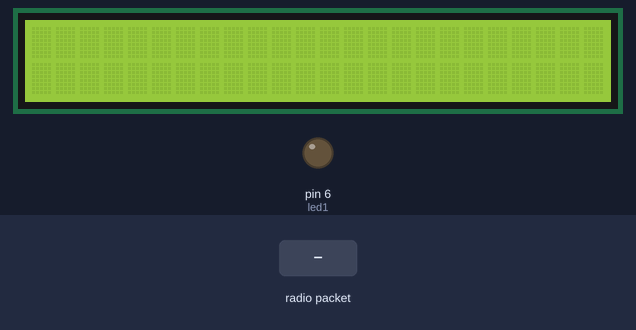
This program was run on a simulated Arduino Nano, built with avr-gcc and run on an emulated ATmega328P. Shown: 24×2 character LCD, output pins drawn as LEDs (lit = HIGH). The test bench sets the inputs (shaded band). No radio packets arrive unless stated.

Above: at 1.3 s.
1.4 s: radio packet "1" arrives
At 2.6 s:
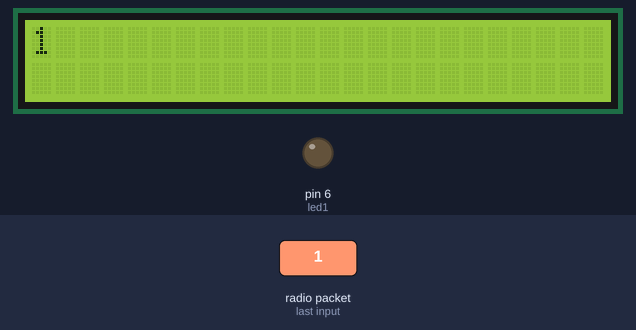
2.9 s: radio packet "0" arrives
At 4.0 s:
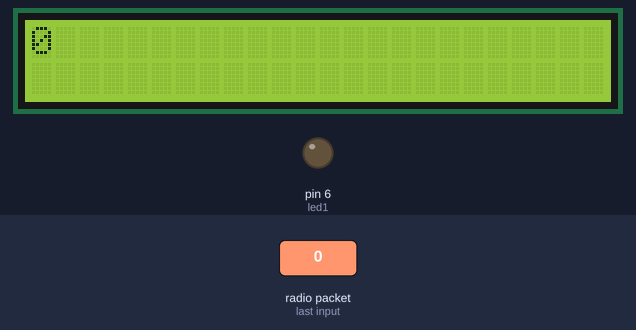
4.4 s: radio packet "2" arrives
At 5.2 s:
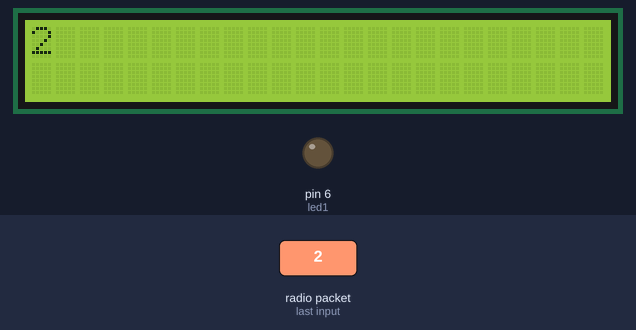
Timing chart, 0 to 7.4 s (numbered marks = the images above; inputs shaded):
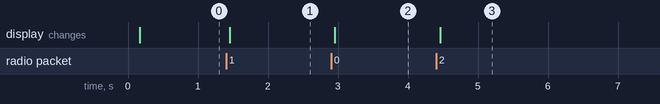

Measured:
- after the input at 1.4 s, the display: changes after 0.05 s (image 1)
- after the input at 2.9 s, the display: changes after 0.06 s (image 2)
- after the input at 4.4 s, the display: changes after 0.06 s (image 3)

The program:

main.cpp
```cpp
#include <SPI.h>
#include <nRF24L01.h>
#include <RF24.h>
#include <LiquidCrystal.h>

//led pins
#define led1 6

//display macros
#define NUM_PARTS 4
#define displayPower A5

//display
LiquidCrystal lcd(9,10, 5, 4, 3, 2);
//display refresh global vars:
unsigned long lastDisplay_refresh = 0;
unsigned long display_period = 20;
int refreshPart = 0;
char printBuf[13];

//RADIO
RF24 radio(7,8); // CE, CSN
const byte addresses[][6] = {"00001", "00002"};
char rdata[32];

//PROTOTYPES
uint8_t DisplayRefreshPart(uint8_t part, char *message);
void DisplayRefreshRxText(char *radio_rx_buf);

void setup(){
  //led
  pinMode(led1, OUTPUT);

  //display control
  pinMode(displayPower, OUTPUT);
  digitalWrite(displayPower, LOW);
  delay(100);

  //radio
  radio.begin();
  radio.setAutoAck(false);
  radio.openWritingPipe(addresses[1]); // 00001
  radio.openReadingPipe(1, addresses[0]); // 00002
  radio.setPALevel(RF24_PA_MIN);
  radio.setDataRate(RF24_1MBPS);
  radio.startListening();

  //lcd
  lcd.begin(24,2);

  //debug serial
  Serial.begin(115200);
}


void loop() {
  delay(10);

  //radio
  if (radio.available()) {
    while (radio.available()) {
        radio.read(&rdata, 32);
    }
  }

  //display
  if((millis() - lastDisplay_refresh)>display_period){
    DisplayRefreshRxText(rdata);
    lastDisplay_refresh = millis();
  }
}

void DisplayRefreshRxText(char *radio_rx_buf){
  //aux vars
  int i, updt_ini_ch, updt_len;

  //select rx buf part
  switch(refreshPart){
    case 0:{
      updt_ini_ch = 0;
      updt_len = 12;
      break;
    }
    case 1:{
      updt_ini_ch = 12;
      updt_len = 12;
      break;
    }
    case 2:{
      updt_ini_ch = 24;
      updt_len = 8;
      break;
    }
    case 3:{
      updt_ini_ch = 0;
      updt_len = 0;
      break;
    }
    default:
      break;
  }

  //copy rx buf part
  for(i = 0; i < updt_len; i++)
    printBuf[i] = radio_rx_buf[i + updt_ini_ch];
  printBuf[updt_len] = 0;

  //refresh
  DisplayRefreshPart(refreshPart, printBuf);

  //update index
  refreshPart++;
  if(refreshPart >= NUM_PARTS) refreshPart = 0;
}

uint8_t DisplayRefreshPart(uint8_t part, char *message){
  //aux variables
  uint8_t column, line;
  uint8_t ret = 0;

  //select display region
  switch(part){
    case 0:{
      column = 0;
      line = 0;
      ret = 1;
      break;
    }
    case 1:{
      column = 12;
      line = 0;
      ret = 1;
      break;
    }
    case 2:{
      column = 0;
      line = 1;
      ret = 1;
      break;
    }
    case 3:{
      column = 12;
      line = 1;
      ret = 1;
      break;
    }
    default:
      ret = 2;
    break;
  }

  //refresh
  lcd.setCursor(column, line);
  lcd.print("            ");
  lcd.setCursor(column, line);
  lcd.print(message);

  return ret;
}
```
